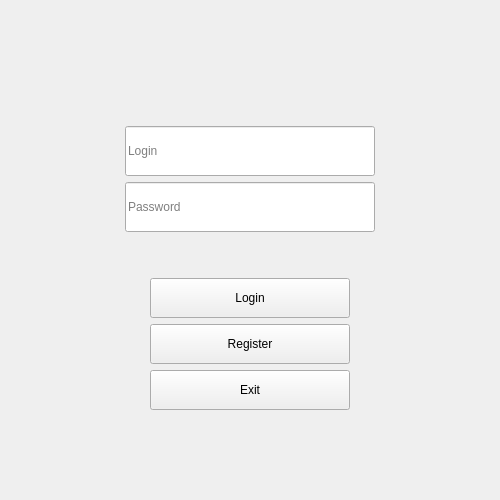
<?xml version="1.0" encoding="UTF-8"?>
<ui version="4.0">
 <class>MainWindow</class>
 <widget class="QMainWindow" name="MainWindow">
  <property name="geometry">
   <rect>
    <x>0</x>
    <y>0</y>
    <width>500</width>
    <height>500</height>
   </rect>
  </property>
  <property name="sizePolicy">
   <sizepolicy hsizetype="Expanding" vsizetype="Expanding">
    <horstretch>0</horstretch>
    <verstretch>0</verstretch>
   </sizepolicy>
  </property>
  <property name="minimumSize">
   <size>
    <width>0</width>
    <height>0</height>
   </size>
  </property>
  <property name="maximumSize">
   <size>
    <width>16777215</width>
    <height>16777215</height>
   </size>
  </property>
  <property name="windowTitle">
   <string>MainWindow</string>
  </property>
  <widget class="QWidget" name="centralwidget">
   <layout class="QGridLayout" name="gridLayout_5">
    <property name="bottomMargin">
     <number>0</number>
    </property>
    <property name="verticalSpacing">
     <number>0</number>
    </property>
    <item row="0" column="0">
     <widget class="QStackedWidget" name="stackedWidget">
      <property name="currentIndex">
       <number>0</number>
      </property>
      <widget class="QWidget" name="LoginWidget">
       <layout class="QGridLayout" name="gridLayout_3">
        <item row="0" column="0">
         <layout class="QGridLayout" name="gridLayout">
          <item row="1" column="0">
           <layout class="QGridLayout" name="gridLayout_2" rowstretch="10,10,10,1" columnstretch="1,3,1">
            <property name="leftMargin">
             <number>20</number>
            </property>
            <property name="topMargin">
             <number>20</number>
            </property>
            <property name="rightMargin">
             <number>20</number>
            </property>
            <property name="bottomMargin">
             <number>20</number>
            </property>
            <item row="2" column="1">
             <widget class="QPushButton" name="ExitButton">
              <property name="sizePolicy">
               <sizepolicy hsizetype="Expanding" vsizetype="Expanding">
                <horstretch>0</horstretch>
                <verstretch>0</verstretch>
               </sizepolicy>
              </property>
              <property name="minimumSize">
               <size>
                <width>100</width>
                <height>25</height>
               </size>
              </property>
              <property name="maximumSize">
               <size>
                <width>200</width>
                <height>40</height>
               </size>
              </property>
              <property name="text">
               <string>Exit</string>
              </property>
             </widget>
            </item>
            <item row="1" column="2">
             <spacer name="horizontalSpacer_15">
              <property name="orientation">
               <enum>Qt::Horizontal</enum>
              </property>
              <property name="sizeHint" stdset="0">
               <size>
                <width>40</width>
                <height>20</height>
               </size>
              </property>
             </spacer>
            </item>
            <item row="3" column="1">
             <spacer name="verticalSpacer_4">
              <property name="orientation">
               <enum>Qt::Vertical</enum>
              </property>
              <property name="sizeHint" stdset="0">
               <size>
                <width>20</width>
                <height>40</height>
               </size>
              </property>
             </spacer>
            </item>
            <item row="0" column="1">
             <widget class="QPushButton" name="LoginButton">
              <property name="sizePolicy">
               <sizepolicy hsizetype="Expanding" vsizetype="Expanding">
                <horstretch>0</horstretch>
                <verstretch>0</verstretch>
               </sizepolicy>
              </property>
              <property name="minimumSize">
               <size>
                <width>100</width>
                <height>25</height>
               </size>
              </property>
              <property name="maximumSize">
               <size>
                <width>200</width>
                <height>40</height>
               </size>
              </property>
              <property name="text">
               <string>Login</string>
              </property>
             </widget>
            </item>
            <item row="1" column="1">
             <widget class="QPushButton" name="RegisterButton">
              <property name="sizePolicy">
               <sizepolicy hsizetype="Expanding" vsizetype="Expanding">
                <horstretch>0</horstretch>
                <verstretch>0</verstretch>
               </sizepolicy>
              </property>
              <property name="minimumSize">
               <size>
                <width>100</width>
                <height>25</height>
               </size>
              </property>
              <property name="maximumSize">
               <size>
                <width>200</width>
                <height>40</height>
               </size>
              </property>
              <property name="text">
               <string>Register</string>
              </property>
             </widget>
            </item>
            <item row="1" column="0">
             <spacer name="horizontalSpacer_16">
              <property name="orientation">
               <enum>Qt::Horizontal</enum>
              </property>
              <property name="sizeHint" stdset="0">
               <size>
                <width>40</width>
                <height>20</height>
               </size>
              </property>
             </spacer>
            </item>
           </layout>
          </item>
          <item row="0" column="0">
           <layout class="QGridLayout" name="gridLayout_4" rowstretch="1,2,2" columnstretch="1,1,1">
            <property name="leftMargin">
             <number>20</number>
            </property>
            <property name="topMargin">
             <number>20</number>
            </property>
            <property name="rightMargin">
             <number>20</number>
            </property>
            <property name="bottomMargin">
             <number>20</number>
            </property>
            <item row="1" column="1">
             <widget class="QLineEdit" name="GetLogin">
              <property name="sizePolicy">
               <sizepolicy hsizetype="Expanding" vsizetype="Expanding">
                <horstretch>0</horstretch>
                <verstretch>0</verstretch>
               </sizepolicy>
              </property>
              <property name="minimumSize">
               <size>
                <width>250</width>
                <height>25</height>
               </size>
              </property>
              <property name="maximumSize">
               <size>
                <width>500</width>
                <height>50</height>
               </size>
              </property>
              <property name="text">
               <string/>
              </property>
              <property name="alignment">
               <set>Qt::AlignLeading|Qt::AlignLeft|Qt::AlignVCenter</set>
              </property>
              <property name="placeholderText">
               <string>Login</string>
              </property>
             </widget>
            </item>
            <item row="2" column="1">
             <widget class="QLineEdit" name="GetPass">
              <property name="sizePolicy">
               <sizepolicy hsizetype="Expanding" vsizetype="Expanding">
                <horstretch>0</horstretch>
                <verstretch>0</verstretch>
               </sizepolicy>
              </property>
              <property name="minimumSize">
               <size>
                <width>250</width>
                <height>25</height>
               </size>
              </property>
              <property name="maximumSize">
               <size>
                <width>500</width>
                <height>50</height>
               </size>
              </property>
              <property name="accessibleName">
               <string/>
              </property>
              <property name="inputMask">
               <string/>
              </property>
              <property name="text">
               <string/>
              </property>
              <property name="echoMode">
               <enum>QLineEdit::Password</enum>
              </property>
              <property name="alignment">
               <set>Qt::AlignLeading|Qt::AlignLeft|Qt::AlignVCenter</set>
              </property>
              <property name="placeholderText">
               <string>Password</string>
              </property>
              <property name="clearButtonEnabled">
               <bool>false</bool>
              </property>
             </widget>
            </item>
            <item row="0" column="1">
             <spacer name="verticalSpacer_3">
              <property name="orientation">
               <enum>Qt::Vertical</enum>
              </property>
              <property name="sizeHint" stdset="0">
               <size>
                <width>0</width>
                <height>0</height>
               </size>
              </property>
             </spacer>
            </item>
            <item row="1" column="2">
             <spacer name="horizontalSpacer_3">
              <property name="orientation">
               <enum>Qt::Horizontal</enum>
              </property>
              <property name="sizeHint" stdset="0">
               <size>
                <width>0</width>
                <height>0</height>
               </size>
              </property>
             </spacer>
            </item>
            <item row="1" column="0">
             <spacer name="horizontalSpacer_4">
              <property name="orientation">
               <enum>Qt::Horizontal</enum>
              </property>
              <property name="sizeHint" stdset="0">
               <size>
                <width>0</width>
                <height>0</height>
               </size>
              </property>
             </spacer>
            </item>
           </layout>
          </item>
         </layout>
        </item>
       </layout>
      </widget>
      <widget class="QWidget" name="RegisterWidget">
       <layout class="QGridLayout" name="gridLayout_13">
        <item row="0" column="0">
         <layout class="QGridLayout" name="gridLayout_11" rowstretch="0,1,5,5,0">
          <property name="leftMargin">
           <number>20</number>
          </property>
          <property name="topMargin">
           <number>20</number>
          </property>
          <property name="rightMargin">
           <number>20</number>
          </property>
          <property name="bottomMargin">
           <number>20</number>
          </property>
          <item row="3" column="1">
           <layout class="QGridLayout" name="gridLayout_6">
            <property name="leftMargin">
             <number>20</number>
            </property>
            <property name="topMargin">
             <number>20</number>
            </property>
            <property name="rightMargin">
             <number>20</number>
            </property>
            <property name="bottomMargin">
             <number>20</number>
            </property>
            <item row="0" column="1">
             <widget class="QPushButton" name="RegisterWidgetButton">
              <property name="sizePolicy">
               <sizepolicy hsizetype="Expanding" vsizetype="Expanding">
                <horstretch>0</horstretch>
                <verstretch>0</verstretch>
               </sizepolicy>
              </property>
              <property name="minimumSize">
               <size>
                <width>100</width>
                <height>25</height>
               </size>
              </property>
              <property name="maximumSize">
               <size>
                <width>250</width>
                <height>50</height>
               </size>
              </property>
              <property name="text">
               <string>Register</string>
              </property>
             </widget>
            </item>
            <item row="0" column="2">
             <spacer name="horizontalSpacer_2">
              <property name="orientation">
               <enum>Qt::Horizontal</enum>
              </property>
              <property name="sizeHint" stdset="0">
               <size>
                <width>40</width>
                <height>20</height>
               </size>
              </property>
             </spacer>
            </item>
            <item row="0" column="0">
             <spacer name="horizontalSpacer">
              <property name="orientation">
               <enum>Qt::Horizontal</enum>
              </property>
              <property name="sizeHint" stdset="0">
               <size>
                <width>40</width>
                <height>20</height>
               </size>
              </property>
             </spacer>
            </item>
            <item row="1" column="1">
             <spacer name="verticalSpacer">
              <property name="orientation">
               <enum>Qt::Vertical</enum>
              </property>
              <property name="sizeHint" stdset="0">
               <size>
                <width>20</width>
                <height>40</height>
               </size>
              </property>
             </spacer>
            </item>
           </layout>
          </item>
          <item row="2" column="1">
           <layout class="QVBoxLayout" name="verticalLayout">
            <property name="leftMargin">
             <number>0</number>
            </property>
            <item>
             <widget class="QLineEdit" name="LoginRegisterWidget">
              <property name="sizePolicy">
               <sizepolicy hsizetype="Expanding" vsizetype="Expanding">
                <horstretch>0</horstretch>
                <verstretch>0</verstretch>
               </sizepolicy>
              </property>
              <property name="minimumSize">
               <size>
                <width>200</width>
                <height>25</height>
               </size>
              </property>
              <property name="maximumSize">
               <size>
                <width>600</width>
                <height>50</height>
               </size>
              </property>
              <property name="placeholderText">
               <string>Login</string>
              </property>
             </widget>
            </item>
            <item>
             <widget class="QLineEdit" name="PassRegisterWidget">
              <property name="sizePolicy">
               <sizepolicy hsizetype="Expanding" vsizetype="Expanding">
                <horstretch>0</horstretch>
                <verstretch>0</verstretch>
               </sizepolicy>
              </property>
              <property name="minimumSize">
               <size>
                <width>200</width>
                <height>25</height>
               </size>
              </property>
              <property name="maximumSize">
               <size>
                <width>600</width>
                <height>50</height>
               </size>
              </property>
              <property name="placeholderText">
               <string>Pass</string>
              </property>
             </widget>
            </item>
            <item>
             <widget class="QLineEdit" name="ConfirmPassRegisterWidget">
              <property name="sizePolicy">
               <sizepolicy hsizetype="Expanding" vsizetype="Expanding">
                <horstretch>0</horstretch>
                <verstretch>0</verstretch>
               </sizepolicy>
              </property>
              <property name="minimumSize">
               <size>
                <width>200</width>
                <height>25</height>
               </size>
              </property>
              <property name="maximumSize">
               <size>
                <width>600</width>
                <height>50</height>
               </size>
              </property>
              <property name="alignment">
               <set>Qt::AlignLeading|Qt::AlignLeft|Qt::AlignVCenter</set>
              </property>
              <property name="placeholderText">
               <string>Confirm pass</string>
              </property>
             </widget>
            </item>
           </layout>
          </item>
          <item row="0" column="0">
           <layout class="QGridLayout" name="gridLayout_12">
            <item row="0" column="0">
             <widget class="QPushButton" name="BackRegisterWidget">
              <property name="sizePolicy">
               <sizepolicy hsizetype="Fixed" vsizetype="Fixed">
                <horstretch>0</horstretch>
                <verstretch>0</verstretch>
               </sizepolicy>
              </property>
              <property name="minimumSize">
               <size>
                <width>50</width>
                <height>25</height>
               </size>
              </property>
              <property name="maximumSize">
               <size>
                <width>50</width>
                <height>25</height>
               </size>
              </property>
              <property name="font">
               <font>
                <pointsize>10</pointsize>
               </font>
              </property>
              <property name="text">
               <string>←</string>
              </property>
             </widget>
            </item>
            <item row="0" column="1">
             <spacer name="horizontalSpacer_5">
              <property name="orientation">
               <enum>Qt::Horizontal</enum>
              </property>
              <property name="sizeHint" stdset="0">
               <size>
                <width>40</width>
                <height>20</height>
               </size>
              </property>
             </spacer>
            </item>
           </layout>
          </item>
          <item row="3" column="0">
           <spacer name="horizontalSpacer_6">
            <property name="orientation">
             <enum>Qt::Horizontal</enum>
            </property>
            <property name="sizeHint" stdset="0">
             <size>
              <width>40</width>
              <height>20</height>
             </size>
            </property>
           </spacer>
          </item>
          <item row="1" column="1">
           <spacer name="verticalSpacer_5">
            <property name="orientation">
             <enum>Qt::Vertical</enum>
            </property>
            <property name="sizeHint" stdset="0">
             <size>
              <width>20</width>
              <height>40</height>
             </size>
            </property>
           </spacer>
          </item>
          <item row="2" column="2">
           <spacer name="horizontalSpacer_7">
            <property name="orientation">
             <enum>Qt::Horizontal</enum>
            </property>
            <property name="sizeHint" stdset="0">
             <size>
              <width>40</width>
              <height>20</height>
             </size>
            </property>
           </spacer>
          </item>
          <item row="4" column="1">
           <spacer name="verticalSpacer_2">
            <property name="orientation">
             <enum>Qt::Vertical</enum>
            </property>
            <property name="sizeHint" stdset="0">
             <size>
              <width>20</width>
              <height>40</height>
             </size>
            </property>
           </spacer>
          </item>
         </layout>
        </item>
       </layout>
      </widget>
     </widget>
    </item>
   </layout>
  </widget>
 </widget>
 <resources/>
 <connections/>
</ui>
